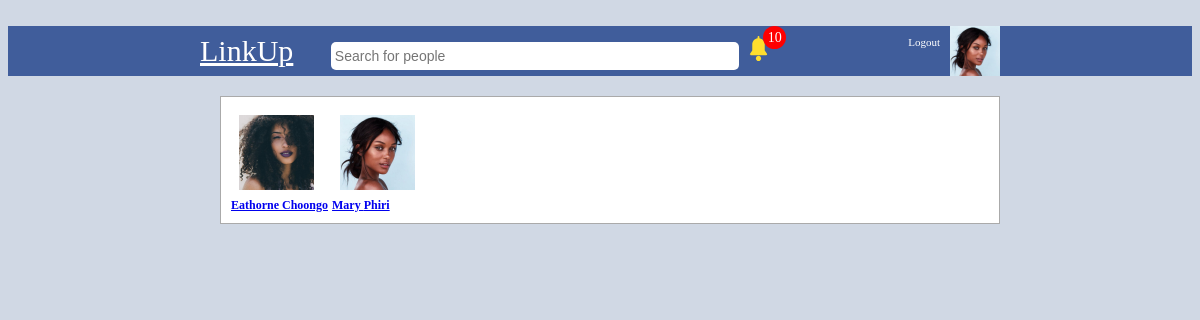
/likes.php?type=post&id=43109449895 (signed in), run on the app's committed database.
### tables this page shows
CREATE TABLE `users` (
  `id` bigint(20) NOT NULL,
  `userid` bigint(20) NOT NULL,
  `first_name` varchar(20) NOT NULL,
  `last_name` varchar(20) NOT NULL,
  `gender` varchar(6) NOT NULL,
  `profile_image` varchar(500) NOT NULL,
  `cover_image` varchar(500) NOT NULL,
  `date` year(4) NOT NULL,
  `online` int(11) NOT NULL,
  `email` varchar(100) NOT NULL,
  `password` varchar(64) NOT NULL,
  `url_address` varchar(100) NOT NULL,
  `likes` int(11) NOT NULL,
  `about` text NOT NULL,
  `tag_name` varchar(20) NOT NULL
);

CREATE TABLE `notifications` (
  `id` bigint(20) NOT NULL,
  `userid` bigint(20) NOT NULL,
  `activity` varchar(10) NOT NULL,
  `contentid` bigint(20) NOT NULL,
  `content_owner` bigint(20) NOT NULL,
  `content_type` varchar(10) NOT NULL,
  `date` datetime NOT NULL
);

### classes/connect.php (called while the page is built, shortened)
<?php
class Database
{
	private $host = "localhost";
	private $username = "root";
	private $password = "";
	private $db = "linkup_db";
	function connect()
	{
		$connection = mysqli_connect($this->host,$this->username,$this->password,$this->db);
		return $connection;
	}
	function read($query)
	{
		$conn = $this->connect();
		$result = mysqli_query($conn,$query);
		if(!$result)
		{
			return false;
		}
		else
		{
			$data = false;
			while($row = mysqli_fetch_assoc($result))
			{
				$data[] = $row;
			}
			return $data;
		}
	}
}

### classes/login.php (called while the page is built, shortened)
<?php
class Login
{
	public function check_login($id,$redirect = true)
	{
		if(is_numeric($id))
		{
			$query = "select * from users where userid = '$id' limit 1 ";
			$DB = new Database();
			$result = $DB->read($query);
			if($result)
			{
				$user_data = $result[0];
				return $user_data;
			}
		}
	}
}

### classes/image.php (called while the page is built, shortened)
<?php
class Image
{
	public function get_thumb_profile($filename)
	{
		$thumbnail = $filename . "_profile_thumb.jpg";
		if(file_exists($thumbnail))
		{
			return $thumbnail;
		}
	}
}

### classes/functions.php (called while the page is built, shortened)
<?php
function check_notifications()
{
	$number = 0;
	$userid = $_SESSION['linkup_userid'];
	$DB = new Database();
	$follow = array();
	$sql = "select * from content_i_follow where disabled = 0 && userid = '$userid' limit 100";
	$i_follow = $DB->read($sql);
	if(is_array($i_follow)){
		$follow = array_column($i_follow, "contentid");
	}
	if(count($follow) > 0){
		$str = "'" . implode("','", $follow) . "'";
		$query = "select * from notifications where (userid != '$userid' && content_owner = '$userid') || (contentid in ($str)) order by id desc limit 30";
	}else{
		$query = "select * from notifications where userid != '$userid' && content_owner = '$userid' order by id desc limit 30";
	}
 	$data = $DB->read($query);
 	if(is_array($data)){
 		foreach ($data as $row) {
	 		$query = "select * from notification_seen where userid = '$userid' && notification_id = '$row[id]' limit 1";
			$check = $DB->read($query);
			if(!is_array($check)){
				$number++;
			}
		}
	}
	return $number;
}

### classes/post.php (called while the page is built, shortened)
<?php
class Post
{
	public function get_likes($id,$type){
		$DB = new Database();
		$type = addslashes($type);
		if(is_numeric($id)){
			$sql = "select likes from likes where type='$type' && contentid = '$id' limit 1";
			$result = $DB->read($sql);
			if(is_array($result)){
				$likes = json_decode($result[0]['likes'],true);
				return $likes;
			}
		}
		return false;
	}
}

### classes/user.php (called while the page is built, shortened)
<?php
class User
{
	public function get_user($id)
	{
		$query = "select * from users where userid = '$id' limit 1";
		$DB = new Database();
		$result = $DB->read($query);
		if($result)
		{
			return $result[0];
		}else
		{
			return false;
		}
	}
}

### user.php (the view)
<div id="friends" style="display: inline-block;">
	<?php
		$image = "images/user_male.jpg";
		if($FRIEND_ROW['gender'] == "Female")
		{
			$image = "images/user_female.jpg";
		}
		if(file_exists($FRIEND_ROW['profile_image']))
		{
			$image = $image_class->get_thumb_profile($FRIEND_ROW['profile_image']);
		}
	?>
	<a href="profile.php?id=<?php echo $FRIEND_ROW['userid']; ?>">
 		<img id="friends_img" src="<?php echo $image ?>">
		<br>
		<?php echo $FRIEND_ROW['first_name'] . " " . $FRIEND_ROW['last_name'] ?>
 	</a>
</div>

### likes.php (shortened to what this page needs)
<?php
	include("classes/autoload.php");
	$login = new Login();
	$user_data = $login->check_login($_SESSION['linkup_userid']);
 	$USER = $user_data;
	$Post = new Post();
	$likes = false;
	if(isset($_GET['id']) && isset($_GET['type'])){
		$likes = $Post->get_likes($_GET['id'],$_GET['type']);
	}else{
		$ERROR = "No information post was found!";
	}
?>
<!DOCTYPE html>
	<html>
	<head>
	</head>
	<body style="font-family: tahoma; background-color: #d0d8e4;">
		<br>
		<?php include("header.php"); ?>
		<div style="width: 800px;margin:auto;min-height: 400px;">
			<div style="display: flex;">
 				<div style="min-height: 400px;flex:2.5;padding: 20px;padding-right: 0px;">
 					<div style="border:solid thin #aaa; padding: 10px;background-color: white;">
  					 <?php
  					 		$User = new User();
  					 		$image_class = new Image();
  					 		if(is_array($likes)){
  					 			foreach ($likes as $row) {
  					 				$FRIEND_ROW = $User->get_user($row['userid']);
 									include("user.php");
 					 			}
  					 		}
  					 ?>
  					 <br style="clear: both;">
 					</div>
 				</div>
			</div>
		</div>
	</body>
</html>

### header.php
<?php
	$corner_image = "images/user_male.jpg";
	if(isset($USER)){
		if(file_exists($USER['profile_image']))
		{
			$image_class = new Image();
			$corner_image = $image_class->get_thumb_profile($USER['profile_image']);
		}else{
			if($USER['gender'] == "Female"){
				$corner_image = "images/user_female.jpg";
			}
		}
	}
?>
<div id="blue_bar">
	<form method="get" action="search.php">
		<div style="width: 800px;margin:auto;font-size: 30px;">
			<a href="index.php" style="color: white;">LinkUp</a>
			&nbsp &nbsp <input type="text" id="search_box" name="find" placeholder="Search for people" />
			<?php if(isset($USER)): ?>
				<a href="profile.php">
				<img src="<?php echo $corner_image ?>" style="width: 50px;float: right;">
				</a>
				<a href="logout.php">
				<span style="font-size:11px;float: right;margin:10px;color:white;">Logout</span>
				</a>
				<a href="notifications.php">
				<span style="display: inline-block;position: relative;">
					<img src="notif.svg" style="width:25px;float:right;margin-top: 10px">
					<?php
						$notif = check_notifications();
					?>
					<?php if($notif > 0): ?>
						<div style="background-color: red;color: white;position: absolute;right:-15px;
						width:15px;height: 15px;border-radius: 50%;padding: 4px;text-align:center;font-size: 14px;"><?= $notif ?></div>
					<?php endif; ?>
				</span>
				</a>
			<?php else: ?>
				<a href="login.php">
				<span style="font-size:13px;float: right;margin:10px;color:white;">Login</span>
			<?php endif; ?>
		</div>
	</form>
</div>

### likes.php (style rules this page uses)
#blue_bar { height: 50px; background-color: #405d9b; color: #d9dfeb; }
#search_box { width: 400px; height: 20px; border-radius: 5px; border:none; padding: 4px; font-size: 14px; background-image: url(search.png); background-repeat: no-repeat; background-position: right; }
#friends_img { width: 75px; float: left; margin:8px; }
#friends { clear: both; font-size: 12px; font-weight: bold; color: #405d9b; }

### data on the page
users: profile_image (picture), first_name "Mary", last_name "Phiri"
notifications: users.profile_image (picture), users.first_name "Eathorne", users.last_name "Choongo"

### other printed values
$notif "10"
